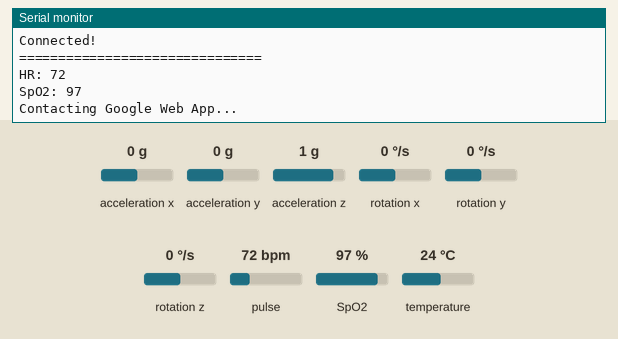
Recording of a sketch running on a simulated ESP8266 (NodeMCU). Shown: the last lines printed to the serial monitor. Inputs (shaded band) come from the test bench; at power-on: pulse 72 bpm, SpO2 97 %, acceleration x 0 g, acceleration y 0 g, acceleration z 1 g, rotation x 0 °/s, rotation y 0 °/s, rotation z 0 °/s, temperature 24 °C. WiFi joins after 1.5 s; servers stay silent unless stated; uploads are accepted with an empty reply.

Above: at 6.7 s.
6.8 s: pulse set to 42 bpm
At 6.8 s:
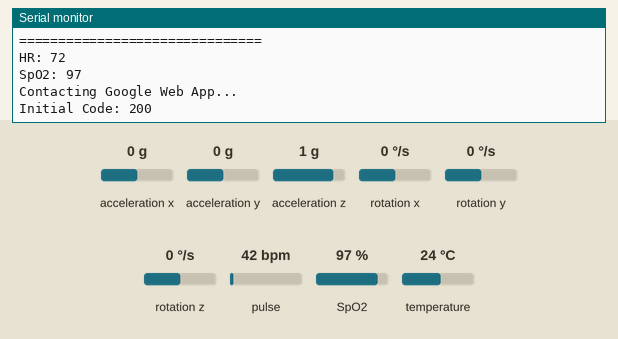
8.3 s: SpO2 set to 80 %
9.8 s: pulse set to 70 bpm
At 12.1 s:
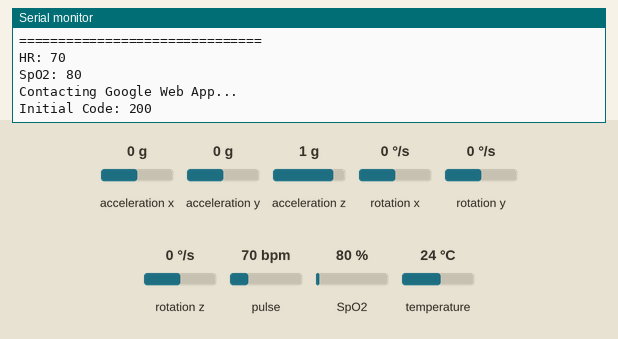

Measured:
- after the input at 9.8 s, the serial monitor: prints a new line after 1.8 s (image 2)

The sketch:

SDF.ino
```cpp
#include <ESP8266WiFi.h>
#include <ESP8266WebServer.h>
#include <ESP8266HTTPClient.h>
#include <WiFiClientSecure.h>
#include <Wire.h>

#include <Adafruit_MPU6050.h>
#include <Adafruit_Sensor.h>

#include "MAX30105.h"
#include "spo2_algorithm.h"

//=========================
// WiFi Configuration
//=========================
const char* ssid = "";
const char* password = "";

// Google Apps Script ID
String scriptID = "AKfycbz71D1hCc6DUin-FpbYAlMChVa-GqL16mMAljaexcDV_KKBq_BlNuk9Dasa_zGE6AL6iA";

//=========================
// Objects
//=========================
ESP8266WebServer server(80);

Adafruit_MPU6050 mpu;
MAX30105 particleSensor;

//=========================
// Variables
//=========================
uint32_t irBuffer[100];
uint32_t redBuffer[100];

int32_t spo2 = 0;
int32_t heartRate = 0;

int8_t validSPO2 = 0;
int8_t validHeartRate = 0;

unsigned long lastUpload = 0;

//=========================
// Dashboard HTML
//=========================
const char webpage[] PROGMEM = R"rawliteral(
<!DOCTYPE html>
<html>
<head>
<meta charset="utf-8">
<title>Cattle Monitor</title>
<style>
body{ background:#111827; color:white; font-family:Arial; text-align:center; }
.card{ display:inline-block; width:220px; padding:20px; margin:15px; background:#1f2937; border-radius:10px; font-size:24px; }
.value{ font-size:36px; color:#00d4ff; }
</style>
</head>
<body>
<h1>Cattle Health Monitoring</h1>
<div class="card">Heart Rate<div class="value" id="hr">--</div></div>
<div class="card">SpO₂<div class="value" id="spo2">--</div></div>
<div class="card">Temperature<div class="value" id="temp">--</div></div>
<div class="card">Acceleration<div class="value" id="acc">--</div></div>
<script>
setInterval(function(){
fetch("/data")
.then(r=>r.json())
.then(data=>{
document.getElementById("hr").innerHTML = data.hr > 0 ? data.hr + " BPM" : "--";
document.getElementById("spo2").innerHTML = data.spo2 > 0 ? data.spo2 + " %" : "--";
document.getElementById("temp").innerHTML = data.temp + " °C";
let mag = Math.sqrt(data.ax*data.ax + data.ay*data.ay + data.az*data.az);
document.getElementById("acc").innerHTML = mag.toFixed(2);
});
}, 1000);
</script>
</body>
</html>
)rawliteral";

//=========================
// Function Prototypes
//=========================
void handleRoot();
void handleData();
void sendToGoogle(float,float,float,float,float,float,float,float,float);
void fillSensorBuffer();

//=========================
// Setup
//=========================
void setup()
{
    Serial.begin(115200);

    // SDA = D2, SCL = D1
    Wire.begin(D2, D1);
    Wire.setClock(400000);

    Serial.println("\nInitializing MPU6050...");
    if(!mpu.begin()) {
        Serial.println("MPU6050 NOT FOUND");
    }

    Serial.println("Initializing MAX30102...");
    if(!particleSensor.begin(Wire, I2C_SPEED_FAST)) {
        Serial.println("MAX30102 NOT FOUND");
    }

    // Settings matched precisely for the Maxim algorithm sample expectations
    particleSensor.setup(60, 4, 2, 100, 411, 4096);

    Serial.println("Connecting WiFi...");
    WiFi.begin(ssid, password);
    while(WiFi.status() != WL_CONNECTED) {
        delay(500);
        Serial.print(".");
    }
    Serial.println("\nConnected!");

    server.on("/", handleRoot);
    server.on("/data", handleData);
    server.begin();

    fillSensorBuffer();
}

//====================================================
// Web Server Handlers
//====================================================
void handleRoot() {
    server.send_P(200, "text/html", webpage);
}

void handleData() {
    sensors_event_t accel, gyro, tempEvent;
    mpu.getEvent(&accel, &gyro, &tempEvent);
    float sensorTemp = particleSensor.readTemperature();

    String json = "{";
    json += "\"hr\":" + String(validHeartRate ? heartRate : 0) + ",";
    json += "\"spo2\":" + String(validSPO2 ? spo2 : 0) + ",";
    json += "\"temp\":" + String(sensorTemp, 1) + ",";
    json += "\"ax\":" + String(accel.acceleration.x, 2) + ",";
    json += "\"ay\":" + String(accel.acceleration.y, 2) + ",";
    json += "\"az\":" + String(accel.acceleration.z, 2);
    json += "}";

    server.send(200, "application/json", json);
}

//====================================================
// Google Sheets Upload (With Built-in Redirection Follow)
//====================================================
//====================================================
// Google Sheets Upload (Fixed Redirect Method)
//====================================================
void sendToGoogle(float hr, float spo, float temp, float ax, float ay, float az, float gx, float gy, float gz) {
    if (WiFi.status() != WL_CONNECTED) return;

    std::unique_ptr<WiFiClientSecure> client(new WiFiClientSecure);
    client->setInsecure();

    HTTPClient http;
    http.setTimeout(4000);

    // Explicitly tell the client to collect the "Location" header for redirects
    const char* headerKeys[] = {"Location"};
    http.collectHeaders(headerKeys, 1);

    String url = "https://script.google.com/macros/s/" + scriptID + "/exec?";
    url += "bpm=" + String(hr);
    url += "&spo2=" + String(spo);
    url += "&temp=" + String(temp, 1);
    url += "&ax=" + String(ax, 2);
    url += "&ay=" + String(ay, 2);
    url += "&az=" + String(az, 2);
    url += "&gx=" + String(gx, 2);
    url += "&gy=" + String(gy, 2);
    url += "&gz=" + String(gz, 2);

    Serial.println("Contacting Google Web App...");
    if (http.begin(*client, url)) {
        int code = http.GET();
        Serial.print("Initial Code: "); Serial.println(code);

        // Handle Google Apps Script 302 Redirect via getLocation()
        if (code == 302 || code == 301) {
            String redirectUrl = http.getLocation();
            if (redirectUrl.length() > 0) {
                http.end(); // Close connection before following
                Serial.println("Following Redirect...");
                if (http.begin(*client, redirectUrl)) {
                    code = http.GET();
                    Serial.print("Final Sheet Code: "); Serial.println(code);
                }
            }
        }
        http.end();
    }
}

// Anti-Freeze Buffered Reader
void fillSensorBuffer() {
    for(int i = 0; i < 100; i++) {
        unsigned long waitStart = millis();
        while(!particleSensor.available()) {
            particleSensor.check();
            server.handleClient();
            yield();
            if (millis() - waitStart > 100) break; // Latch Break if sensor misses a beat
        }
        redBuffer[i] = particleSensor.getRed();
        irBuffer[i] = particleSensor.getIR();
        particleSensor.nextSample();
    }
}

//====================================================
// Main Loop
//====================================================
void loop()
{
    server.handleClient();
    yield();

    // Shift data window
    for (byte i = 25; i < 100; i++) {
        redBuffer[i - 25] = redBuffer[i];
        irBuffer[i - 25] = irBuffer[i];
    }

    // Read 25 fresh samples safely
    for (byte i = 75; i < 100; i++) {
        unsigned long waitStart = millis();
        while (!particleSensor.available()) {
            particleSensor.check();
            server.handleClient();
            yield();
            if (millis() - waitStart > 100) break;
        }
        redBuffer[i] = particleSensor.getRed();
        irBuffer[i] = particleSensor.getIR();
        particleSensor.nextSample();
    }

    // Run processing calculations
    maxim_heart_rate_and_oxygen_saturation(
        irBuffer, 100, redBuffer, &spo2, &validSPO2, &heartRate, &validHeartRate
    );

    // Collect MPU6050 Metrics
    sensors_event_t accel, gyro, tempEvent;
    mpu.getEvent(&accel, &gyro, &tempEvent);

    // Serial Terminal Output
    Serial.println("===============================");
    Serial.print("HR: "); Serial.println(validHeartRate ? String(heartRate) : "Calculating...");
    Serial.print("SpO2: "); Serial.println(validSPO2 ? String(spo2) : "Calculating...");

    // Upload precisely every 3000ms
    if (millis() - lastUpload >= 3000) {
        sendToGoogle(
            validHeartRate ? heartRate : 0,
            validSPO2 ? spo2 : 0,
            particleSensor.readTemperature(),
            accel.acceleration.x, accel.acceleration.y, accel.acceleration.z,
            gyro.gyro.x, gyro.gyro.y, gyro.gyro.z
        );
        lastUpload = millis();
        fillSensorBuffer(); // Clear lag anomalies
    }

    delay(15);
}
```
